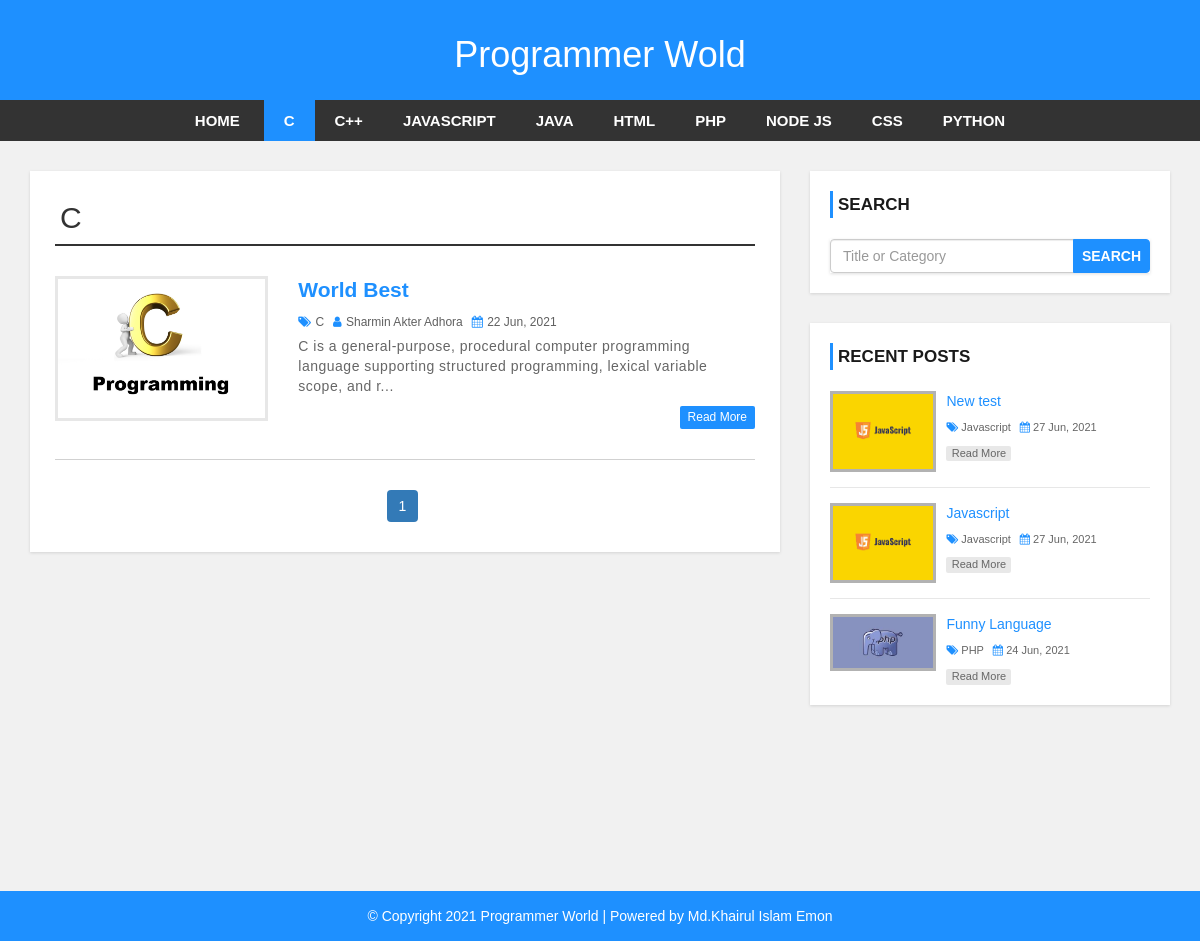
Screenshot of /category.php?cat_id=1 with the database file from the repository.
### tables this page shows
CREATE TABLE `settings` (
  `websitename` varchar(60) NOT NULL,
  `logo` varchar(50) NOT NULL,
  `footerdesc` varchar(255) NOT NULL
);

CREATE TABLE `category` (
  `category_id` int(11) NOT NULL,
  `category_name` varchar(100) NOT NULL,
  `post` int(11) NOT NULL DEFAULT 0
);

CREATE TABLE `post` (
  `post_id` int(11) NOT NULL,
  `title` varchar(100) NOT NULL,
  `description` text NOT NULL,
  `category` varchar(100) NOT NULL,
  `post_date` varchar(50) NOT NULL,
  `author` int(11) NOT NULL,
  `post_img` varchar(100) NOT NULL
);

CREATE TABLE `user` (
  `user_id` int(11) NOT NULL,
  `first_name` varchar(30) NOT NULL,
  `last_name` varchar(30) NOT NULL,
  `username` varchar(30) DEFAULT NULL,
  `password` varchar(40) DEFAULT NULL,
  `role` int(11) NOT NULL
);

### config.php (called while the page is built, shortened)
<?php
    $hostname = "http://localhost/programmer-world";
?>

### category.php (the view, shortened to what this page needs)
<?php include 'header.php'; ?>
<div id="main-content">
    <div class="container">
        <div class="row">
            <div class="col-md-8">
                <div class="post-container">
                    <?php
                    $sql1 = "SELECT * FROM category WHERE category_id={$cat_id}";
                    $result1 = mysqli_query($conn, $sql1) or die("Query Failed!!!");
                    $row1 = mysqli_fetch_assoc($result1);
                    ?>
                    <h2 class="page-heading"><?php echo $row1['category_name']; ?></h2>
                    <?php
                    include "config.php";
                    if (isset($_GET['cat_id'])) {
                        $cat_id = $_GET['cat_id'];
                    }
                    $limit = 3;
                    if (isset($_GET['page'])) {
                        $page = $_GET['page'];
                    } else {
                        $page = 1;
                    }
                    $offset = ($page - 1) * $limit;
                    $sql = "SELECT * FROM post
                    LEFT JOIN category ON post.category = category.category_id
                    LEFT JOIN user ON post.author = user.user_id
                    WHERE category = {$cat_id}
                    ORDER BY post_id DESC LIMIT {$offset},{$limit}";
                    $result = mysqli_query($conn, $sql) or die("Query Failed!!!");
                    if (mysqli_num_rows($result) > 0) {
                        while ($row = mysqli_fetch_assoc($result)) {
                    ?>
                            <div class="post-content">
                                <div class="row">
                                    <div class="col-md-4">
                                        <a class="post-img" href="single.php?cat_id=<?php echo $row['category']; ?>&id=<?php echo $row['post_id']; ?>"><img src="admin/upload/<?php echo $row['post_img']; ?>" alt="" /></a>
                                    </div>
                                    <div class="col-md-8">
                                        <div class="inner-content clearfix">
                                            <h3><a href='single.php?cat_id=<?php echo $row['category']; ?>&id=<?php echo $row['post_id']; ?>'><?php echo $row['title']; ?></a></h3>
                                            <div class="post-information">
                                                <span>
                                                    <i class="fa fa-tags" aria-hidden="true"></i>
                                                    <a href='category.php?cat_id=<?php echo $row['category']; ?>'><?php echo $row['category_name']; ?></a>
                                                </span>
                                                <span>
                                                    <i class="fa fa-user" aria-hidden="true"></i>
                                                    <a href='author.php?a_id=<?php echo $row['author']; ?>'><?php echo $row['first_name'] . " " . $row['last_name']; ?></a>
                                                </span>
                                                <span>
                                                    <i class="fa fa-calendar" aria-hidden="true"></i>
                                                    <?php echo $row['post_date']; ?>
                                                </span>
                                            </div>
                                            <p class="description">
                                                <?php echo substr($row['description'], 0, 130) . "..."; ?>
                                            </p>
                                            <a class='read-more pull-right' href='single.php?cat_id=<?php echo $row['category']; ?>&id=<?php echo $row['post_id']; ?>'>read more</a>
                                        </div>
                                    </div>
                                </div>
                            </div>
                    <?php
                        }
                    } else {
                        echo "<h2>NO RECORD FOUND</h2>";
                    }
                    if (mysqli_num_rows($result1) > 0) {
                        $total_records = $row1['post'];
                        $total_page = ceil($total_records / $limit);
                        echo '<ul class="pagination admin-pagination">';
                        for ($i = 1; $i <= $total_page; $i++) {
                            if ($i == $page) {
                                $active = 'active';
                            } else {
                                $active = '';
                            }
                            echo '<li class="' . $active . '"><a href="category.php?cat_id=' . $cat_id . '&page=' . $i . '">' . $i . '</a></li>';
                        }
                        echo '</ul>';
                    }
                    ?>
                </div>
            </div>
            <?php include 'sidebar.php'; ?>
        </div>
    </div>
</div>
<?php include 'footer.php'; ?>

### header.php (shortened to what this page needs)
<?php
include 'config.php';
?>
<!DOCTYPE html>
<html lang="en">
<head>
    <link rel="stylesheet" href="css/bootstrap.min.css" />
    <link rel="stylesheet" href="css/font-awesome.css">
    <link rel="stylesheet" href="css/style.css">
</head>
<body>
    <div id="header">
        <div class="container">
            <div class="row">
                <div class=" col-md-offset-4 col-md-4">
                    <?php
                    include 'config.php';
                    $sql = "SELECT * FROM settings";
                    $result = mysqli_query($conn, $sql) or die("Query Failed!!!");
                    if (mysqli_num_rows($result) > 0) {
                        while ($row = mysqli_fetch_assoc($result)) {
                                if(true){
                                echo '<a style="color:white;" href="index.php"><h1>' . $row['websitename'] . '</h1></a>';
                            } else {
                                echo '<a href="index.php" id="logo"><img src="admin/images/' . $row['logo'] . '"></a>';
                            }
                        }
                    }
                    ?>
                </div>
            </div>
        </div>
    </div>
    <div id="menu-bar">
        <div class="container">
            <div class="row">
                <div class="col-md-12">
                    <?php
                    include "config.php";
                    if (isset($_GET['cat_id'])) {
                        $cat_id = $_GET['cat_id'];
                    }
                    $sql = "SELECT * FROM category WHERE post > 0";
                    $result = mysqli_query($conn, $sql) or die("Query Failed!!!");
                    if (mysqli_num_rows($result) > 0) {
                        $active = '';
                    ?>
                        <ul class='menu'>
                            <li><a href='<?php echo $hostname; ?>'>Home</a></li>
                            <?php while ($row = mysqli_fetch_assoc($result)) {
                                if (isset($_GET['cat_id'])) {
                                    if ($row['category_id'] == $cat_id) {
                                        $active = 'active';
                                    } else {
                                        $active = '';
                                    }
                                }
                                echo "<li><a class='{$active}' href='category.php?cat_id={$row['category_id']}'>{$row['category_name']}</a></li>";
                            } ?>
                        </ul>
                    <?php } ?>
                </div>
            </div>
        </div>
    </div>

### sidebar.php
<div id="sidebar" class="col-md-4">
    <div class="search-box-container">
        <h4>Search</h4>
        <form class="search-post" action="search.php" method="GET">
            <div class="input-group">
                <input type="text" name="search" class="form-control" placeholder="Title or Category">
                <span class="input-group-btn">
                    <button type="submit" class="btn btn-danger">Search</button>
                </span>
            </div>
        </form>
    </div>
    <div class="recent-post-container">
        <h4>Recent Posts</h4>
        <?php
        include "config.php";
        $limit = 3;
        $sql = "SELECT * FROM post
            LEFT JOIN category ON post.category = category.category_id
            ORDER BY post_id DESC LIMIT {$limit}";
        $result = mysqli_query($conn, $sql) or die("Query Failed!!!");
        if (mysqli_num_rows($result) > 0) {
            while ($row = mysqli_fetch_assoc($result)) {
        ?>
                <div class="recent-post">
                    <a class="post-img" href="single.php?cat_id=<?php echo $row['category']; ?>&id=<?php echo $row['post_id']; ?>"><img src="admin/upload/<?php echo $row['post_img']; ?>" alt="" /></a>
                    <div class="post-content">
                        <h5><a href="single.php?cat_id=<?php echo $row['category']; ?>&id=<?php echo $row['post_id']; ?>"><?php echo $row['title']; ?></a></h5>
                        <span>
                            <i class="fa fa-tags" aria-hidden="true"></i>
                            <a href='category.php?cat_id=<?php echo $row['category']; ?>'><?php echo $row['category_name']; ?></a>
                        </span>
                        <span>
                            <i class="fa fa-calendar" aria-hidden="true"></i>
                            <?php echo $row['post_date']; ?>
                        </span>
                        <a class="read-more" href='single.php?cat_id=<?php echo $row['category']; ?>&id=<?php echo $row['post_id']; ?>'>read more</a>
                    </div>
                </div>
        <?php
            }
        }
        ?>
    </div>
</div>

### footer.php
<div id="footer">
    <div class="container">
        <div class="row">
            <div class="col-md-12">
                <?php
                include 'config.php';
                $sql = "SELECT * FROM settings";
                $result = mysqli_query($conn, $sql) or die("Query Failed!!!");
                if (mysqli_num_rows($result) > 0) {
                    while ($row = mysqli_fetch_assoc($result)) {
                ?>
                        <span><?php echo $row['footerdesc']?></span>
                <?php
                    }
                }
                 ?>
            </div>
        </div>
    </div>
</div>
</body>
</html>

### css/style.css (style rules this page uses)
body { background: #f1f1f1; font-family: sans-serif,arial,Helvetica; }
a, a:hover, a:focus { text-decoration: none; outline: none; }
ul { margin:0; padding:0; list-style:none; }
h2.page-heading { margin: 5px 0 30px; padding: 0 5px 10px; border-bottom: 2px solid #333; }
form { background: #fff; padding: 25px; box-shadow:0 1px 3px rgba(0, 0, 0, 0.13); }
#header { background: #1e90ff; text-align: center; padding: 15px; }
#menu-bar { background: #333; text-align: center; }
#menu-bar .menu > li { display: inline-block; }
.menu > li > a { padding: 10px 20px; display: block; text-transform: uppercase; color: #fff; font-size: 15px; font-weight:600; transition:all 0.5s ease 0s; }
#menu-bar .menu > li > a:hover, #menu-bar .menu > li > a.active { color:#fff; background:#1e90ff; }
#main-content { padding: 30px 0; min-height: 750px; }
#main-content .post-container { background-color: #fff; padding: 25px; box-shadow: 0 1px 3px rgba(0, 0, 0, 0.13); }
#main-content .post-content { border-bottom: 1px solid #d1d1d1; padding: 0 0 30px; margin-bottom:30px; }
#main-content .post-content img { width: 100%; }
#main-content .post-content .post-img { border: 3px solid #e7e7e7; display: block; height: 145px; overflow: hidden; transition: border .3s; }
#main-content .post-content h3 { font-size: 21px; line-height: 28px; font-weight: 600; margin: 0 0 7px; }
#main-content .post-content h3 a { color: #1e90ff; transition:all 0.3s; }
#main-content .post-content .post-information span { color: #606060; font-size: 12px; text-transform: capitalize; margin: 0 5px 5px 0; display: inline-block; }
#main-content .post-content .post-information i { color: #1e90ff; margin-right: 1px; }
#main-content .post-content .post-information a { color: #606060; text-decoration: none; }
#main-content .post-content p, #main-content .single-post p { color: #666; font-size: 14px; letter-spacing: 0.5px; margin:0 0 10px; }
#main-content .post-content a.read-more { color: #fff; background-color: #1E90FF; font-size: 12px; text-transform: capitalize; padding: 3px 8px; border-radius: 2px; transition: all 0.3s; }
.pagination { display: block; text-align: center; margin: 0; }
.pagination li { display:inline-block; margin: 0 5px 0 0; }
.pagination li a { border: none; background: #1e90ff; color: #fff; }
i.fa { color:#222; }
#sidebar h4 { color: #1A1A1A; font-size: 17px; line-height: 27px; font-weight:600; text-transform: uppercase; padding: 0 0 0 5px; margin: 0 0 21px; border-left: 3px solid #1e90ff; }
#sidebar .search-box-container { background-color: #fff; padding: 20px; margin: 0 0 30px; box-shadow: 0 1px 3px rgba(0, 0, 0, 0.13); }
#sidebar .search-post { padding: 0; }
#sidebar .search-post input { color: #606060; }
#sidebar .search-post .btn { font-weight: 600; text-transform: uppercase; padding: 6px 8px; background-color: #1E90FF; border-color: #1E90FF; outline: none; }
#sidebar .recent-post-container { padding: 20px; background: #fff; box-shadow: 0 1px 3px rgba(0, 0, 0, 0.13); }
#sidebar .recent-post { border-bottom: 1px solid #e7e7e7; padding: 0 0 15px; margin: 0 0 15px; }
#sidebar .recent-post:last-child { margin: 0; padding: 0; border: none; }
#sidebar .recent-post .post-img { display: inline-block; width: 33%; border: 3px solid rgba(0,0,0,0.3); vertical-align: top; transition: border .3s; }
#sidebar .recent-post .post-img img { width: 100%; }
#sidebar .recent-post .post-content { width: 65%; display: inline-block; border: none; padding: 0 0 0 7px; margin: 0; }
#sidebar .recent-post h5 { font-size: 14px; line-height: 20px; margin: 0 0 5px; }
#sidebar .recent-post h5 a { color: #1E90FF; }
#sidebar .recent-post span { color: #666; font-size: 11px; display: inline-block; margin: 0 5px 10px 0; }
#sidebar .recent-post span a { color: #666; }
#sidebar .recent-post span i { color: #1E90FF; }
#sidebar .recent-post a.read-more { color: #666; background-color: rgba(0,0,0,0.09); width: 65px; font-size: 11px; text-align: center; padding: 0; display: block; transition: all 0.3s; }
#footer { color: #fff; padding:15px 0; text-align:center; background-color:#1e90ff; }
#footer a { color:#fff; }

### rows the page displays
settings: websitename "Programmer Wold", footerdesc "© Copyright 2021 Programmer World | Powered by Md.Khairul Islam Emon"
category: category_name "C"
category: category_name "C++"
category: category_name "JAVASCRIPT"
category: category_name "JAVA"
category: category_name "HTML"
category: category_name "PHP"
category: category_name "NODE JS"
category: category_name "CSS"
category: category_name "PYTHON"
post: post_img (picture), title "World Best", category.category_name "C", user.first_name "Sharmin Akter", user.last_name "Adhora", post_date "22 Jun, 2021", description "C is a general-purpose, procedural computer programming language supporting structured programming, lexical variable scope, and r"
post: post_img (picture), title "New test", category.category_name "Javascript", post_date "27 Jun, 2021"
post: post_img (picture), title "Javascript", category.category_name "Javascript", post_date "27 Jun, 2021"
post: post_img (picture), title "Funny Language", category.category_name "PHP", post_date "24 Jun, 2021"
